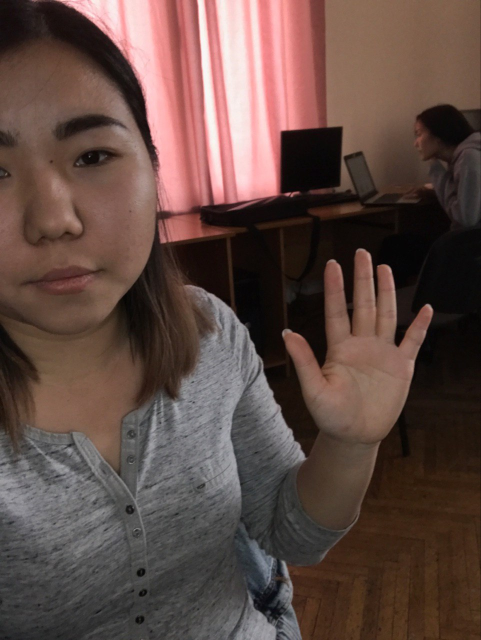
#> input picture lab4/madiko.jpg, 962 x 1280 px, found by its file name (shown at 1/2 size)
$ jupyter execute lab44.ipynb   (older library calls are emulated)
#> lines starting #> are read from the running program, lines starting #| are printed output that depends on the picture
[cell 1]
import numpy as np
import matplotlib.pyplot as plt
import os
from skimage import data
from skimage.feature import match_template

from skimage import io

from skimage.data import data_dir
from skimage.morphology import disk

me = io.imread(os.path.join(data_dir, "madiko.jpg"), as_grey=True)
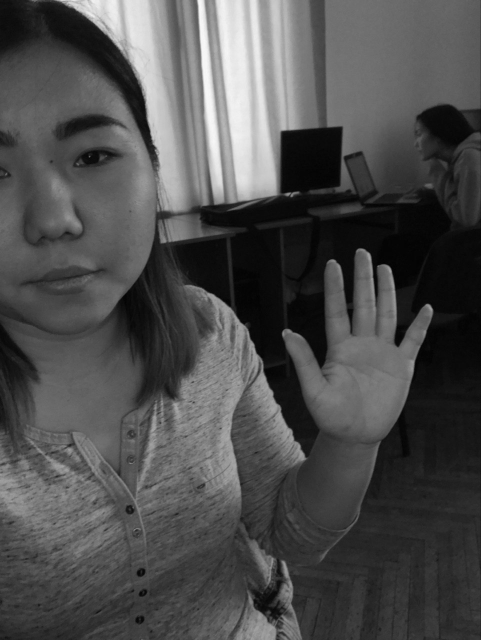
#> me: shape (1280, 962) float64 (shown at 1/2 size); min 0.000833, max 0.982, mean 0.307
coin = me[430:840,550:840]
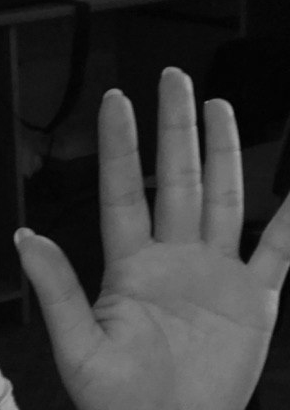
#> coin: shape (410, 290) float64; min 0.000833, max 0.651, mean 0.225

result = match_template(me, coin)
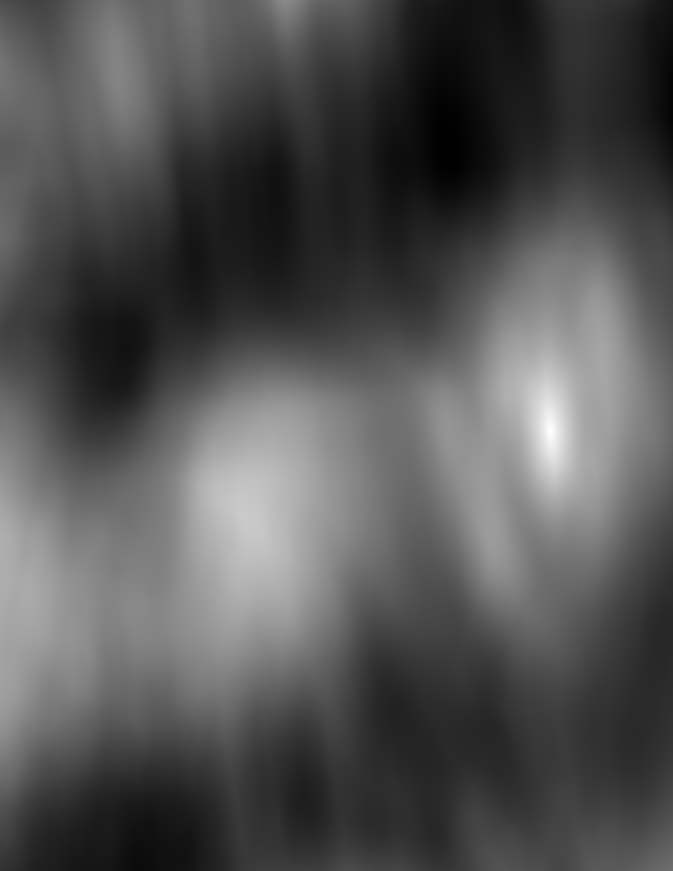
#> result: shape (871, 673) float64; min -0.623, max 1, mean -0.0921; drawn with min black and max white
ij = np.unravel_index(np.argmax(result), result.shape)
#> ij = (430, 550)
x, y = ij[::-1]
#> x = 550; y = 430

fig = plt.figure(figsize=(15, 10))
ax1 = plt.subplot(1, 3, 1)
ax2 = plt.subplot(1, 3, 2, adjustable='box-forced')
ax3 = plt.subplot(1, 3, 3, sharex=ax2, sharey=ax2, adjustable='box-forced')

ax1.imshow(coin, cmap=plt.cm.gray)
ax1.axis()
ax1.set_title('template')

ax2.imshow(me, cmap=plt.cm.gray)
ax2.axis()
ax2.set_title('image')
# highlight matched region
hcoin, wcoin = coin.shape
#> hcoin = 410; wcoin = 290
rect = plt.Rectangle((x, y), wcoin, hcoin, edgecolor='r', facecolor='none')
ax2.add_patch(rect)

ax3.imshow(result)
ax3.axis()
ax3.set_title('`match_template`\nresult')
# highlight matched region
ax3.autoscale(False)
ax3.plot(x, y, 'o', markeredgecolor='r', markerfacecolor='none', markersize=10)

plt.show()
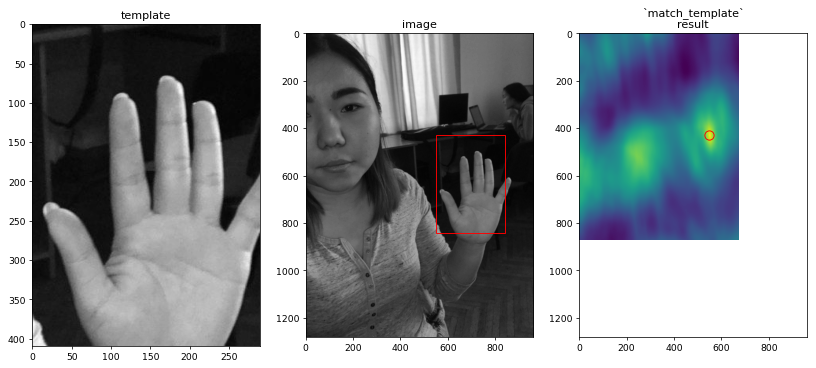
#> figure drawn by matplotlib, 3 panels
